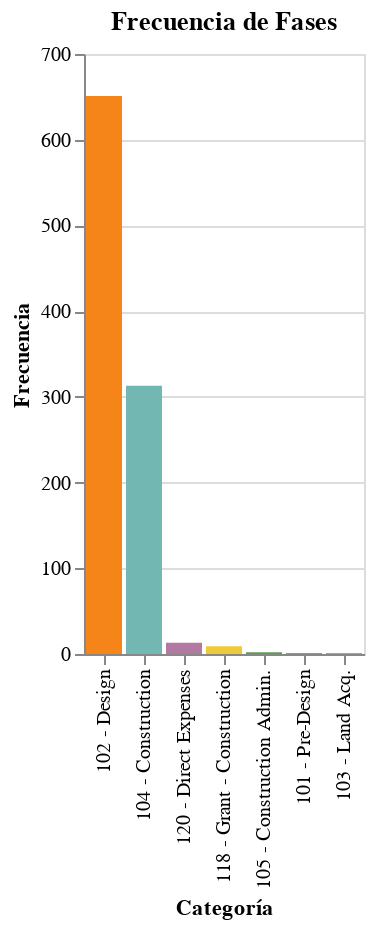

Notebook code cell kept with this figure:
### Code cell
# Frecuencias de Phases
graph2=alt.Chart(source_phase).mark_bar().encode(
    alt.X('Phase',  sort='-y', title="Categoría"),
    alt.Y('Frequency', title="Frecuencia"),
    alt.Color('Phase', legend=None),
    tooltip=['Phase', 'Frequency']
).properties(title="Frecuencia de Fases")

display(graph2)

### Figure 1 — Vega-Lite specification as saved in the notebook (floating-point values rounded to 4 significant figures)
{"$schema": "https://vega.github.io/schema/vega-lite/v5.14.1.json", "config": {"view": {"continuousHeight": 300, "continuousWidth": 300}}, "data": {"name": "data-49927b174819736254ae062be6d9a047"}, "datasets": {"data-49927b174819736254ae062be6d9a047": [{"Frequency": 651, "Phase": "102 - Design"}, {"Frequency": 313, "Phase": "104 - Construction"}, {"Frequency": 13, "Phase": "120 - Direct Expenses"}, {"Frequency": 9, "Phase": "118 - Grant - Construction"}, {"Frequency": 2, "Phase": "105 - Construction Admin."}, {"Frequency": 1, "Phase": "101 - Pre-Design"}, {"Frequency": 1, "Phase": "103 - Land Acq."}]}, "encoding": {"color": {"field": "Phase", "legend": null, "type": "nominal"}, "tooltip": [{"field": "Phase", "type": "nominal"}, {"field": "Frequency", "type": "quantitative"}], "x": {"field": "Phase", "sort": "-y", "title": "Categoría", "type": "nominal"}, "y": {"field": "Frequency", "title": "Frecuencia", "type": "quantitative"}}, "mark": {"type": "bar"}, "title": "Frecuencia de Fases"}
